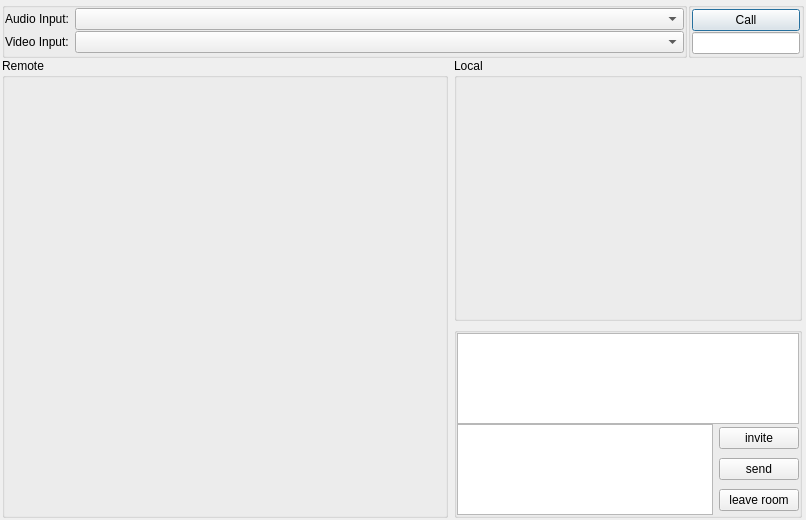
<?xml version="1.0" encoding="UTF-8"?>
<ui version="4.0">
 <class>MainWindow</class>
 <widget class="QMainWindow" name="MainWindow">
  <property name="geometry">
   <rect>
    <x>0</x>
    <y>0</y>
    <width>806</width>
    <height>520</height>
   </rect>
  </property>
  <property name="windowTitle">
   <string>MainWindow</string>
  </property>
  <property name="locale">
   <locale language="English" country="UnitedStates"/>
  </property>
  <widget class="QWidget" name="centralWidget">
   <layout class="QVBoxLayout" name="verticalLayout_2">
    <property name="spacing">
     <number>0</number>
    </property>
    <property name="margin">
     <number>2</number>
    </property>
    <item>
     <layout class="QVBoxLayout" name="verticalLayout">
      <property name="spacing">
       <number>0</number>
      </property>
      <item>
       <layout class="QHBoxLayout" name="horizontalLayout" stretch="1,0,0">
        <property name="spacing">
         <number>0</number>
        </property>
        <property name="sizeConstraint">
         <enum>QLayout::SetNoConstraint</enum>
        </property>
        <property name="leftMargin">
         <number>0</number>
        </property>
        <property name="rightMargin">
         <number>0</number>
        </property>
        <item>
         <widget class="QGroupBox" name="gridGroupBox">
          <property name="sizePolicy">
           <sizepolicy hsizetype="Minimum" vsizetype="Preferred">
            <horstretch>1</horstretch>
            <verstretch>0</verstretch>
           </sizepolicy>
          </property>
          <layout class="QFormLayout" name="formLayout_2">
           <property name="horizontalSpacing">
            <number>6</number>
           </property>
           <property name="verticalSpacing">
            <number>1</number>
           </property>
           <property name="margin">
            <number>0</number>
           </property>
           <item row="0" column="0">
            <widget class="QLabel" name="label">
             <property name="sizePolicy">
              <sizepolicy hsizetype="Fixed" vsizetype="Preferred">
               <horstretch>0</horstretch>
               <verstretch>1</verstretch>
              </sizepolicy>
             </property>
             <property name="text">
              <string>Audio Input:</string>
             </property>
            </widget>
           </item>
           <item row="2" column="0">
            <widget class="QLabel" name="label_2">
             <property name="sizePolicy">
              <sizepolicy hsizetype="Fixed" vsizetype="Preferred">
               <horstretch>0</horstretch>
               <verstretch>0</verstretch>
              </sizepolicy>
             </property>
             <property name="text">
              <string>Video Input:</string>
             </property>
            </widget>
           </item>
           <item row="0" column="1">
            <widget class="QComboBox" name="audioInCombo"/>
           </item>
           <item row="2" column="1">
            <widget class="QComboBox" name="videoInCombo"/>
           </item>
          </layout>
         </widget>
        </item>
        <item>
         <spacer name="horizontalSpacer_2">
          <property name="orientation">
           <enum>Qt::Horizontal</enum>
          </property>
          <property name="sizeHint" stdset="0">
           <size>
            <width>1</width>
            <height>20</height>
           </size>
          </property>
         </spacer>
        </item>
        <item>
         <widget class="QGroupBox" name="callBox">
          <layout class="QVBoxLayout" name="verticalLayout_4">
           <property name="spacing">
            <number>1</number>
           </property>
           <property name="margin">
            <number>1</number>
           </property>
           <item>
            <widget class="QPushButton" name="callBtn">
             <property name="sizePolicy">
              <sizepolicy hsizetype="Minimum" vsizetype="Fixed">
               <horstretch>0</horstretch>
               <verstretch>0</verstretch>
              </sizepolicy>
             </property>
             <property name="text">
              <string>Call</string>
             </property>
             <property name="autoDefault">
              <bool>true</bool>
             </property>
             <property name="default">
              <bool>true</bool>
             </property>
            </widget>
           </item>
           <item>
            <widget class="QLineEdit" name="calleeInput">
             <property name="sizePolicy">
              <sizepolicy hsizetype="Minimum" vsizetype="Fixed">
               <horstretch>0</horstretch>
               <verstretch>0</verstretch>
              </sizepolicy>
             </property>
            </widget>
           </item>
          </layout>
         </widget>
        </item>
       </layout>
      </item>
      <item>
       <layout class="QHBoxLayout" name="localRemoteContainer" stretch="1,0">
        <item>
         <widget class="QGroupBox" name="remoteSide">
          <property name="title">
           <string>Remote</string>
          </property>
          <layout class="QVBoxLayout" name="verticalLayout_6">
           <property name="spacing">
            <number>0</number>
           </property>
           <property name="margin">
            <number>0</number>
           </property>
           <item>
            <widget class="VideoRendererQt" name="remoteRenderer" native="true">
             <property name="sizePolicy">
              <sizepolicy hsizetype="Expanding" vsizetype="Expanding">
               <horstretch>0</horstretch>
               <verstretch>0</verstretch>
              </sizepolicy>
             </property>
             <property name="minimumSize">
              <size>
               <width>320</width>
               <height>240</height>
              </size>
             </property>
             <property name="baseSize">
              <size>
               <width>0</width>
               <height>0</height>
              </size>
             </property>
             <property name="layoutDirection">
              <enum>Qt::LeftToRight</enum>
             </property>
             <zorder>calleeInput</zorder>
             <zorder>callBtn</zorder>
             <zorder></zorder>
            </widget>
           </item>
          </layout>
         </widget>
        </item>
        <item>
         <layout class="QVBoxLayout" name="localSide" stretch="1,0">
          <property name="rightMargin">
           <number>2</number>
          </property>
          <item>
           <widget class="QGroupBox" name="groupBox">
            <property name="sizePolicy">
             <sizepolicy hsizetype="Expanding" vsizetype="Expanding">
              <horstretch>1</horstretch>
              <verstretch>1</verstretch>
             </sizepolicy>
            </property>
            <property name="title">
             <string>Local</string>
            </property>
            <layout class="QVBoxLayout" name="verticalLayout_5">
             <property name="spacing">
              <number>0</number>
             </property>
             <property name="margin">
              <number>0</number>
             </property>
             <item>
              <widget class="VideoRendererQt" name="localRenderer" native="true">
               <property name="enabled">
                <bool>true</bool>
               </property>
               <property name="sizePolicy">
                <sizepolicy hsizetype="Expanding" vsizetype="Expanding">
                 <horstretch>0</horstretch>
                 <verstretch>0</verstretch>
                </sizepolicy>
               </property>
               <property name="minimumSize">
                <size>
                 <width>320</width>
                 <height>240</height>
                </size>
               </property>
               <property name="maximumSize">
                <size>
                 <width>16777215</width>
                 <height>16777215</height>
                </size>
               </property>
              </widget>
             </item>
            </layout>
            <zorder>textEdit</zorder>
            <zorder>localRenderer</zorder>
           </widget>
          </item>
          <item>
           <widget class="QGroupBox" name="">
            <layout class="QVBoxLayout" name="verticalLayout_7">
             <property name="spacing">
              <number>0</number>
             </property>
             <property name="margin">
              <number>0</number>
             </property>
             <item>
              <widget class="QTextEdit" name="chatTextEdit"/>
             </item>
             <item>
              <layout class="QHBoxLayout" name="horizontalLayout_8" stretch="1,0">
               <item>
                <widget class="QTextEdit" name="typingTextEdit"/>
               </item>
               <item>
                <layout class="QVBoxLayout" name="verticalLayout_9" stretch="1,0">
                 <item>
                  <widget class="QPushButton" name="inviteButton">
                   <property name="text">
                    <string>invite</string>
                   </property>
                  </widget>
                 </item>
                 <item>
                  <widget class="QPushButton" name="sendButton">
                   <property name="text">
                    <string>send</string>
                   </property>
                  </widget>
                 </item>
                 <item>
                  <widget class="QPushButton" name="leaveButton">
                   <property name="text">
                    <string>leave room</string>
                   </property>
                  </widget>
                 </item>
                </layout>
               </item>
              </layout>
             </item>
            </layout>
           </widget>
          </item>
         </layout>
        </item>
        <item>
         <layout class="QVBoxLayout" name="contactRender" stretch="1,0">
          <item>
           <widget class="QLabel" name="label">
            <property name="sizePolicy">
             <sizepolicy hsizetype="Fixed" vsizetype="Preferred">
              <horstretch>1</horstretch>
              <verstretch>1</verstretch>
             </sizepolicy>
            </property>
            <property name="text">
             <string>Contact List:</string>
            </property>
           </widget>
           <widget class="QListWidget" name="contactList">
           </widget>
          </item>
         </layout>
        </item>
       </layout>
      </item>
     </layout>
    </item>
   </layout>
  </widget>
 </widget>
 <layoutdefault spacing="6" margin="11"/>
 <customwidgets>
  <customwidget>
   <class>VideoRendererQt</class>
   <extends>QWidget</extends>
   <header>videoRenderer_Qt.h</header>
   <container>1</container>
  </customwidget>
 </customwidgets>
 <resources/>
 <connections>
  <connection>
   <sender>audioInCombo</sender>
   <signal>currentIndexChanged(int)</signal>
   <receiver>MainWindow</receiver>
   <slot>onAudioInSelected()</slot>
   <hints>
    <hint type="sourcelabel">
     <x>370</x>
     <y>20</y>
    </hint>
    <hint type="destinationlabel">
     <x>402</x>
     <y>259</y>
    </hint>
   </hints>
  </connection>
  <connection>
   <sender>videoInCombo</sender>
   <signal>currentIndexChanged(QString)</signal>
   <receiver>MainWindow</receiver>
   <slot>onVideoInSelected()</slot>
   <hints>
    <hint type="sourcelabel">
     <x>370</x>
     <y>52</y>
    </hint>
    <hint type="destinationlabel">
     <x>402</x>
     <y>259</y>
    </hint>
   </hints>
  </connection>
  <connection>
   <sender>callBtn</sender>
   <signal>clicked()</signal>
   <receiver>MainWindow</receiver>
   <slot>buttonPushed()</slot>
   <hints>
    <hint type="sourcelabel">
     <x>718</x>
     <y>21</y>
    </hint>
    <hint type="destinationlabel">
     <x>402</x>
     <y>259</y>
    </hint>
   </hints>
  </connection>
 <connection>
   <sender>inviteButton</sender>
   <signal>clicked()</signal>
   <receiver>MainWindow</receiver>
   <slot>inviteButtonPushed()</slot>
 </connection>
 <connection>
   <sender>sendButton</sender>
   <signal>clicked()</signal>
   <receiver>MainWindow</receiver>
   <slot>sendButtonPushed()</slot>
 </connection>
 <connection>
   <sender>leaveButton</sender>
   <signal>clicked()</signal>
   <receiver>MainWindow</receiver>
   <slot>leaveButtonPushed()</slot>
 </connection>
 </connections>
 <slots>
  <slot>buttonPushed()</slot>
  <slot>inviteButtonPushed()</slot>
  <slot>sendButtonPushed()</slot>
  <slot>leaveButtonPushed()</slot>
  <slot>onAudioInSelected()</slot>
  <slot>onVideoInSelected()</slot>
 </slots>
</ui>
